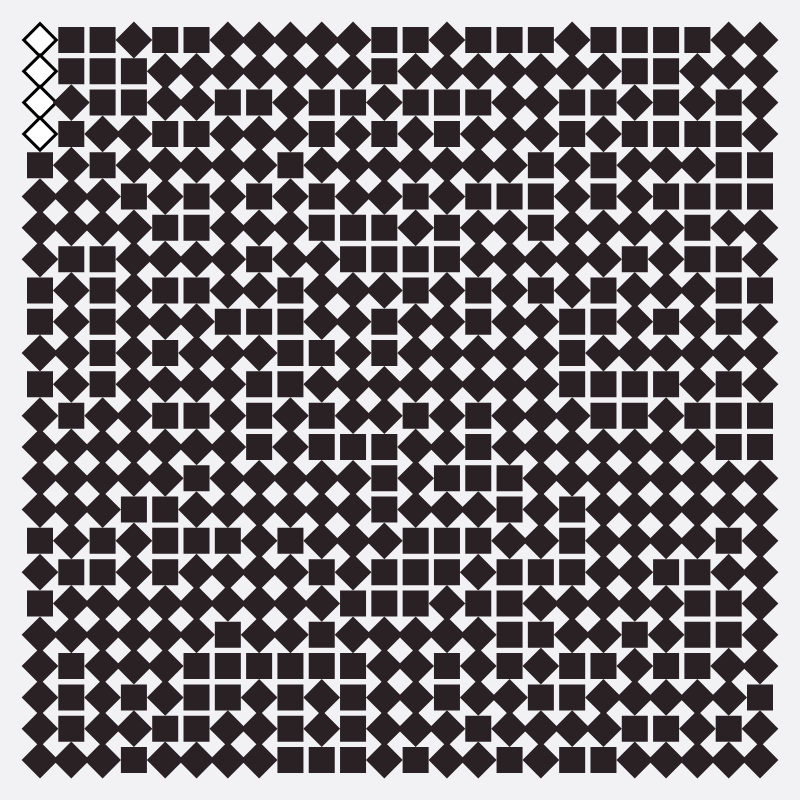
Frame 1 (no input)
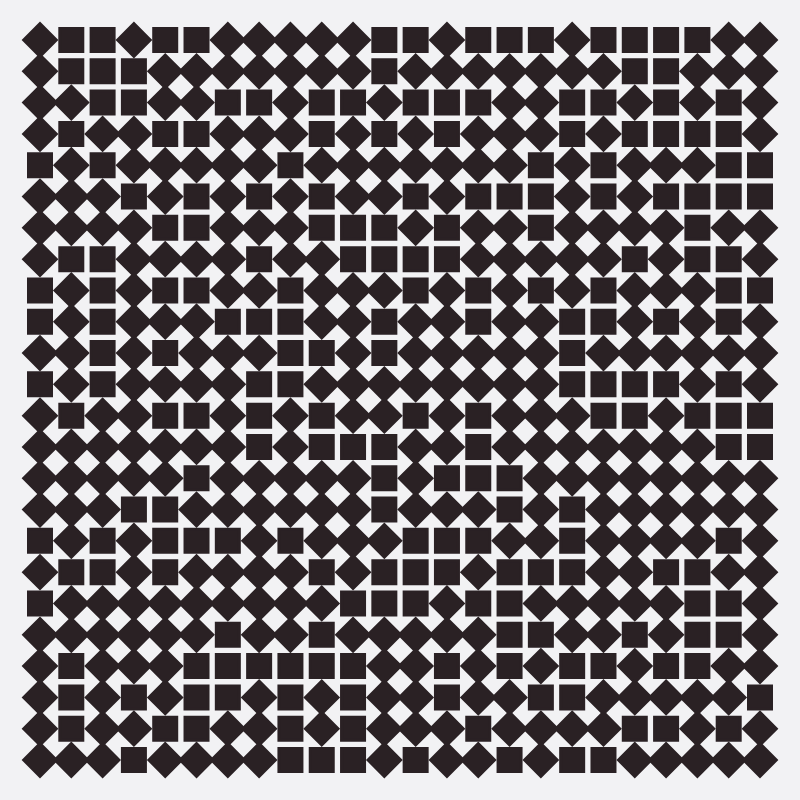
Frame 60 (no input)
Frame 120 (the mouse pressed at the canvas centre since frame 60): identical to frame 60, image omitted

The p5.js sketch that drew these frames (run headless with seeded random() and noise() and a simulated clock; from frame 60 on, the mouse is pressed at the canvas centre):

// p5.js sketch
// ── sketch.js
function setup() {
  createCanvas(800, 800);
// Sets the mode for drawing rectangles
  rectMode(CENTER);
  strokeWeight(3);
}

function draw() {
//Sets the color of the background
  background(242,242,244);
//Draw 24 squares_horizontal&vertical
  for (let i = 0; i < 24; i += 1) {
    for (let j = 0; j < 24; j += 1) {
      const x = map(i, 0, 23, 40, 760);
      const y = map(j, 0, 23, 40, 760);
      for (let k = 0; k < 1; k += 1) {
        const width = map(k, 0, 23, 23, 144);
//Locate the squares that will rotate  
//Column0
        if (i === 0 && j === 0 || i === 0 && j === 1 || i === 0 && j === 2 || i === 0 && j === 3 || i === 0 && j === 5 || i === 0 && j === 6 || i === 0 && j === 7 || i === 0 && j === 10 || i === 0 && j === 12 || i === 0 && j === 13 || i === 0 && j === 14 || i === 0 && j === 15 || i === 0 && j === 17 || i === 0 && j === 19 || i === 0 && j === 20 || i === 0 && j === 21 || i === 0 && j === 22 || i === 0 && j === 23 ||
//Column1           
            i === 1 && j === 2 || i === 1 && j === 4 || i === 1 && j === 5 || i === 1 && j === 6 || i === 1 && j === 8 || i === 1 && j === 9 || i === 1 && j === 10 || i === 1 && j === 11 || i === 1 && j === 13 || i === 1 && j === 14 || i === 1 && j === 15 || i === 1 && j === 16 || i === 1 && j === 18 || i === 1 && j === 19 || i === 1 && j === 23 ||
//Column2
            i === 2 && j === 3 || i === 2 && j === 5 || i === 2 && j === 6 || i === 2 && j === 12 || i === 2 && j === 13 || i === 2 && j === 14 || i === 2 && j === 15 || i === 2 && j === 18 || i === 2 && j === 19 || i === 2 && j === 20 || i === 2 && j === 21 || i === 2 && j === 22 || i === 2 && j === 23 ||
//Column3
            i === 3 && j === 0 || i === 3 && j === 3 || i === 3 && j === 4 || i === 3 && j === 6 || i === 3 && j === 7 || i === 3 && j === 8 || i === 3 && j === 9 || i === 3 && j === 10 || i === 3 && j === 11 || i === 3 && j === 12 || i === 3 && j === 13 || i === 3 && j === 14 || i === 3 && j === 16 || i === 3 && j === 17 || i === 3 && j === 18 || i === 3 && j === 19 || i === 3 && j === 20 || i === 3 && j === 22 ||
//Column4
            i === 4 && j === 1 || i === 4 && j === 2 || i === 4 && j === 4 || i === 4 && j === 5 || i === 4 && j === 7 || i === 4 && j === 9 || i === 4 && j === 11 || i === 4 && j === 13 || i === 4 && j === 14 || i === 4 && j === 18 || i === 4 && j === 19 || i === 4 && j === 20 || i === 4 && j === 21 || i === 4 && j === 23 ||
//Column5
            i === 5 && j === 1 || i === 5 && j === 2 || i === 5 && j === 4 || i === 5 && j === 7 || i === 5 && j === 9 || i === 5 && j === 10 || i === 5 && j === 11 || i === 5 && j === 13 || i === 5 && j === 15 || i === 5 && j === 17 || i === 5 && j === 18 || i === 5 && j === 19 || i === 5 && j === 23 ||
//Column6
            i === 6 && j === 0 || i === 6 && j === 1 || i === 6 && j === 3 || i === 6 && j === 4 || i === 6 && j === 5 || i === 6 && j === 6 || i === 6 && j === 7 || i === 6 && j === 8 || i === 6 && j === 10 || i === 6 && j === 11 || i === 6 && j === 12 || i === 6 && j === 13 || i === 6 && j === 14 || i === 6 && j === 15 || i === 6 && j === 17 || i === 6 && j === 18 || i === 6 && j === 22 || i === 6 && j === 23 ||
//Column7
            i === 7 && j === 0 || i === 7 && j === 1 || i === 7 && j === 3 || i === 7 && j === 4 || i === 7 && j === 6 || i === 7 && j === 8 || i === 7 && j === 10 || i === 7 && j === 14 || i === 7 && j === 15 || i === 7 && j === 16 || i === 7 && j === 17 || i === 7 && j === 18 || i === 7 && j === 19 || i === 7 && j === 21 || i === 7 && j === 22 || i === 7 && j === 23 ||
//Column8
            i === 8 && j === 0 || i === 8 && j === 1 || i === 8 && j === 2 || i === 8 && j === 3 || i === 8 && j === 5 || i === 8 && j === 6 || i === 8 && j === 7 || i === 8 && j === 12 || i === 8 && j === 13 || i === 8 && j === 14 || i === 8 && j === 15 || i === 8 && j === 17 || i === 8 && j === 18 || i === 8 && j === 19 ||
//Column9
            i === 9 && j === 0 || i === 9 && j === 1 || i === 9 && j === 4 || i === 9 && j === 7 || i === 9 && j === 8 || i === 9 && j === 9 || i === 9 && j === 11 || i === 9 && j === 14 || i === 9 && j === 15 || i === 9 && j === 16 || i === 9 && j === 18 || i === 9 && j === 21 || i === 9 && j === 22 ||
//Column10
            i === 10 && j === 0 || i === 10 && j === 1 || i === 10 && j === 3 || i === 10 && j === 4 || i === 10 && j === 5 || i === 10 && j === 8 || i === 10 && j === 9 || i === 10 && j === 10 || i === 10 && j === 11 || i === 10 && j === 12 || i === 10 && j === 14 || i === 10 && j === 15 || i === 10 && j === 16 || i === 10 && j === 17 || i === 10 && j === 19 ||
//Column11
            i === 11 && j === 2 || i === 11 && j === 4 || i === 11 && j === 5 || i === 11 && j === 8 || i === 11 && j === 11 || i === 11 && j === 12 || i === 11 && j === 16 || i === 11 && j === 19 || i === 11 && j === 20 || i === 11 && j === 21 || i === 11 && j === 22 || i === 11 && j === 23 ||
//Column12
           i === 12 && j === 1 || i === 12 && j === 3 || i === 12 && j === 4 || i === 12 && j === 6 || i === 12 && j === 9 || i === 12 && j === 10 || i === 12 && j === 11 || i === 12 && j === 13 || i === 12 && j === 14 || i === 12 && j === 15 || i === 12 && j === 19 || i === 12 && j === 20 || i === 12 && j === 21 || i === 12 && j === 22 || 
//Column13
            i === 13 && j === 0 || i === 13 && j === 1 || i === 13 && j === 4 || i === 13 && j === 5 || i === 13 && j === 8 || i === 13 && j === 9 || i === 13 && j === 10 || i === 13 && j === 11 || i === 13 && j === 12 || i === 13 && j === 13 || i === 13 && j === 15 || i === 13 && j === 18 || i === 13 && j === 19 || i === 13 && j === 22 || i === 13 && j === 23 ||
//Column14
            i === 14 && j === 1 || i === 14 && j === 3 || i === 14 && j === 4 || i === 14 && j === 6 || i === 14 && j === 7 || i === 14 && j === 10 || i === 14 && j === 11 || i === 14 && j === 15 || i === 14 && j === 17 || i === 14 && j === 19 || i === 14 && j === 20 || i === 14 && j === 21 || i === 14 && j === 23||
//Column15
            i === 15 && j === 1 || i === 15 && j === 2 || i === 15 && j === 3 || i === 15 && j === 4 || i === 15 && j === 6 || i === 15 && j === 7 || i === 15 && j === 8 || i === 15 && j === 9 || i === 15 && j === 10 || i === 15 && j === 11 || i === 15 && j === 12 || i === 15 && j === 13 || i === 15 && j === 16 || i === 15 && j === 21 || i === 15 && j === 22 ||
//Column16
            i === 16 && j === 1 || i === 16 && j === 2 || i === 16 && j === 3 || i === 16 && j === 7 || i === 16 && j === 9 || i === 16 && j === 10 || i === 16 && j === 11 || i === 16 && j === 12 || i === 16 && j === 13 || i === 16 && j === 14 || i === 16 && j === 15 || i === 16 && j === 16 || i === 16 && j === 18 || i === 16 && j === 20 || i === 16 && j === 22 || i === 16 && j === 23 ||
//Column17
            i === 17 && j === 0 || i === 17 && j === 1 || i === 17 && j === 4 || i === 17 && j === 5 || i === 17 && j === 6 || i === 17 && j === 7 || i === 17 && j === 8 || i === 17 && j === 12 || i === 17 && j === 13 || i === 17 && j === 14 || i === 17 && j === 18 || i === 17 && j === 19 || i === 17 && j === 22 ||
//Column18
            i === 18 && j === 1 || i === 18 && j === 3 || i === 18 && j === 6 || i === 18 && j === 7 || i === 18 && j === 10 || i === 18 && j === 13 || i === 18 && j === 14 || i === 18 && j === 15 || i === 18 && j === 16 || i === 18 && j === 17 || i === 18 && j === 18 || i === 18 && j === 19 || i === 18 && j === 21 || i === 18 && j === 22 ||
//Column19
            i === 19 && j === 2 || i === 19 && j === 4 || i === 19 && j === 5 || i === 19 && j === 6 || i === 19 && j === 8 || i === 19 && j === 9 || i === 19 && j === 10 || i === 19 && j === 13 || i === 19 && j === 14 || i === 19 && j === 15 || i === 19 && j === 16 || i === 19 && j === 17 || i === 19 && j === 18 || i === 19 && j === 20 || i === 19 && j === 21 || i === 19 && j === 23 ||
//Column20
            i === 20 && j === 4 || i === 20 && j === 6 || i === 20 && j === 7 || i === 20 && j === 8 || i === 20 && j === 10 || i === 20 && j === 12 || i === 20 && j === 13 || i === 20 && j === 14 || i === 20 && j === 15 || i === 20 && j === 16 || i === 20 && j === 18 || i === 20 && j === 19 || i === 20 && j === 21 || i === 20 && j === 23 ||
//Column21
            i === 21 && j === 1 || i === 21 && j === 2 || i === 21 && j === 4 || i === 21 && j === 8 || i === 21 && j === 9 || i === 21 && j === 10 || i === 21 && j === 11 || i === 21 && j === 13 || i === 21 && j === 14 || i === 21 && j === 15 || i === 21 && j === 16 || i === 21 && j === 21 || i === 21 && j === 22 || i === 21 && j === 23 ||
//Column22
            i === 22 && j === 0 || i === 22 && j === 1 || i === 22 && j === 6 || i === 22 && j === 10 || i === 22 && j === 14 || i === 22 && j === 15 || i === 22 && j === 17 || i === 22 && j === 20 || i === 22 && j === 21 || i === 22 && j === 23 ||
//Column23
            i === 23 && j === 0 || i === 23 && j === 1 || i === 23 && j === 2 || i === 23 && j === 3 || i === 23 && j === 6 || i === 23 && j === 7 || i === 23 && j === 9 || i === 23 && j === 10 || i === 23 && j === 11 || i === 23 && j === 14 || i === 23 && j === 15 || i === 23 && j === 16 || i === 23 && j === 17 || i === 23 && j === 18 || i === 23 && j === 19 || i === 23 && j === 20 || i === 23 && j === 22 || i === 23 && j === 23){
          push();
          translate(x, y);
          rotate(radians(45));
          translate(-x, -y);
          rect(x, y, width, width);
          pop();
        } else {
//Sets the color&dimension of the squares
          fill(42,33,36)
          stroke(42,33,36)
          rect(x, y, width, width);
        }
      }
    }
  }
}
